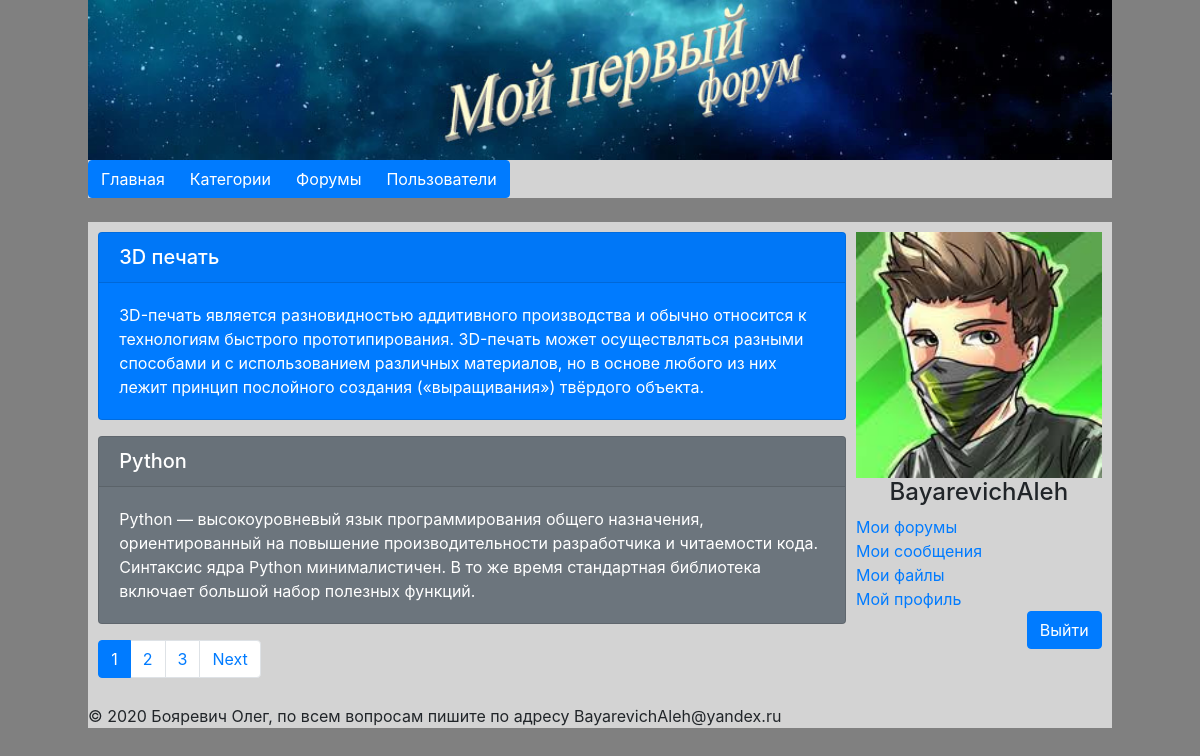
The page /categories/ (signed in) on the database its author committed.
### Forum/models.py (models this page shows, shortened)
class Category(models.Model):
    title = models.CharField(max_length=150, db_index=True, verbose_name='Название категории')  # Название категории
    commit = models.TextField(max_length=1000, verbose_name='Описание категории')  # Краткое описание категории
    def get_absolute_url(self):
        return reverse('category', kwargs={"category_id": self.pk})
    def __str__(self):
        return self.title
    class Meta:
        verbose_name = 'Котегория'
        verbose_name_plural = 'Категории'
        ordering = ['title']

class Users(AbstractUser):
    status_choices = (
        ('active', 'Активен'),
        ('warn', 'Вынесено предупреждение'),
        ('block', 'Заблокирован'),
        ('delate', 'Удален'),
    )
    age = models.DateField(blank=True, null=True, verbose_name='Дата Рождения', )  # Возраст юзера
    photo = models.ImageField(blank=True, upload_to='userphotos/', verbose_name='Фото')  # Фото юзера
    status = models.CharField(max_length=150, choices=status_choices, default='active', verbose_name='Статус')
    class Meta:
        verbose_name = 'Пользователь'
        verbose_name_plural = 'Пользователи'
        ordering = ['username']

### Forum/views.py (the view)
# urls.py: path('categories/', CategoriesPage.as_view(), name='categories'),
class CategoriesPage(MyListView):
    model = Category
    title = 'Категории'
    template_name = 'Forum/categories.html'
    context_object_name = 'categories'
    allow_empty = False
    paginate_by = 2
    def get_context_data(self, *, object_list=None, **kwargs):
        context = super(CategoriesPage, self).get_context_data(**kwargs)
        self.pages = context['page_obj']
        context['pages'] = self.get_pages()
        return context

### Forum/utils.py (called while the page is built)
    def get_pages(self):
        if self.pages.paginator.num_pages < 10:
            return (range(1, self.pages.paginator.num_pages + 1))
        elif self.pages.number > self.pages.paginator.num_pages - 5:
            return (range(self.pages.paginator.num_pages - 8, self.pages.paginator.num_pages + 1))
        else:
            return (range(self.pages.number - 4, self.pages.number + 4))

    def get_context_data(self, *, object_list=None, **kwargs):
        context = super(__class__, self).get_context_data(**kwargs)
        userform = UserLoginForm
        context['userform'] = userform
        context['title'] = self.title
        return context

### Forum/templates/Forum/categories.html
{% extends 'base.html' %}
{% block content %}
    {% for item in categories %}
        <div class="{% cycle 'card text-white bg-primary mb-3' 'card text-white bg-secondary mb-3' 'card text-white bg-success mb-3' 'card text-white bg-danger mb-3' 'card text-white bg-warning mb-3' 'card text-white bg-info mb-3' 'card bg-light mb-3' 'card text-white bg-dark mb-3' %}"
             style="max-width: 100%;">
            <div class="card-header" style="height: 50px"><h5 class="card-title">
                <a href="{{ item.get_absolute_url }}" style="color: white">{{ item }}</a>
            </h5></div>
            <div class="card-body">
                <p class="card-text">{{ item.commit }}</p>
            </div>
        </div>
    {% endfor %}
{% endblock %}
{% block user %}
    {{ block.super }}
{% endblock %}

### templates/inc/_login.html (shortened to what this page needs)
{% if request.user.is_authenticated %}
    {% if request.user.photo %}
        <img src="../static{{ request.user.photo.url }}" alt="Photo" width="100%">
    {% else %}
        <img src="../static/media/userphotos/nophoto.png" alt="Photo" width="100%">
    {% endif %}
    <h4 align="center">{{ request.user.username }}</h4>
    <a href="#">Мои форумы</a><br>
    <a href="#">Мои сообщения</a><br>
    <a href="#">Мои файлы</a><br>
    <a href="#">Мой профиль</a><br>
    <form action="{% url 'logout' %}" method="post" autocomplete="off">
        <div style="float: right">
            <button type="submit" class="btn btn-primary">Выйти</button>
        </div>
    </form>
{% endif %}

### Forum/static/css/style.css (style rules this page uses)
body { background-color: gray; }

### rows shown on the page
Category: title "3D печать", commit "3D-печать является разновидностью аддитивного производства и обычно относится к технологиям быстрого прототипирования. 3D-печать может осуществляться разными способами и с использованием различных материалов, но в основе любого из них лежит принцип послойного создания («выращивания») твёрдого объекта."
Category: title "Python", commit "Python — высокоуровневый язык программирования общего назначения, ориентированный на повышение производительности разработчика и читаемости кода. Синтаксис ядра Python минималистичен. В то же время стандартная библиотека включает большой набор полезных функций."
Users: user.photo (picture), user.username "BayarevichAleh"

### other values the page prints
{{ p }} "1"
{{ p }} "2" "3"
